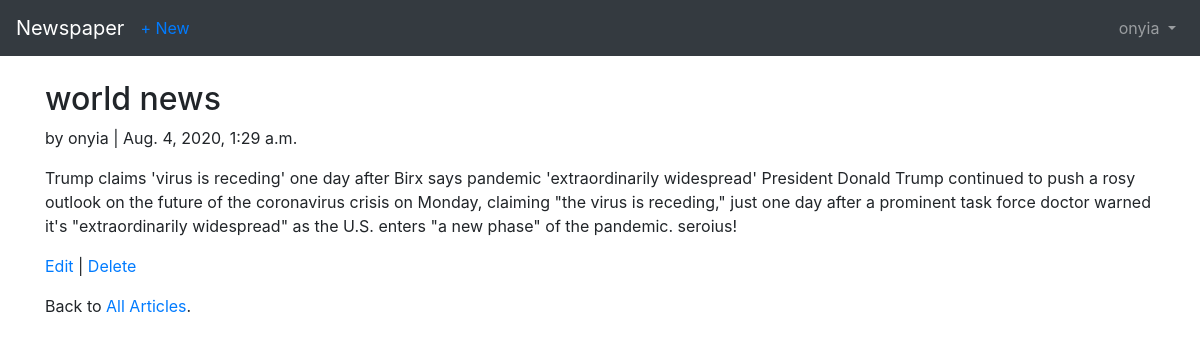
/articles/1/ (signed in), run on the app's committed database.
### users/models.py (models this page shows)
class CustomUser(AbstractUser):
    age = models.PositiveIntegerField(null=True, blank=True)

### articles/models.py (models this page shows, shortened)
class Article(models.Model):
    title = models.CharField(max_length=255)
    body = models.TextField()
    date = models.DateTimeField(auto_now_add=True)
    author = models.ForeignKey(
        get_user_model(),
        on_delete=models.CASCADE,
    )

### articles/views.py (the view)
class ArticleDetailView(LoginRequiredMixin, DetailView):  # new
    model = Article
    template_name = 'article_detail.html'
    login_url = 'login'

### articles/templates/article_detail.html (shortened to what this page needs)
<!DOCTYPE html>
<html lang="en">
<head>
</head>
<body>
{% extends 'base.html' %}
{% block content %}
    <div class="article-entry">
        <h2>{{ object.title }}</h2>
        <p>by {{ object.author }} | {{ object.date }}</p>
        <p>{{ object.body }}</p>
    </div>
        <p><a href="{% url 'article_edit' article.pk %}">Edit</a> |
        <a href="{% url 'article_delete' article.pk %}">Delete</a></p>
        <p>Back to <a href="{% url 'article_list' %}">All Articles</a>.</p>
{% endblock content %}

### users/templates/base.html (shortened to what this page needs)
<!doctype html>
<html lang="en">
<head>
<link rel="stylesheet"
href="https://stackpath.bootstrapcdn.com/bootstrap/4.1.3/css/\
bootstrap.min.css"
integrity="sha384-MCw98/SFnGE8fJT3GXwEOngsV7Zt27NXFoaoApmYm81i\
uXoPkFOJwJ8ERdknLPMO"
>
</head>
<body>
<nav class="navbar navbar-expand-md navbar-dark bg-dark mb-4">
<a class="navbar-brand" href="{% url 'home' %}">Newspaper</a>
{% if user.is_authenticated %}
<ul class="navbar-nav mr-auto">
<li class="nav-item"><a href="{% url 'article_new' %}">+ New</a></li>
</ul>
{% endif %}
<div class="collapse navbar-collapse" id="navbarCollapse">
{% if user.is_authenticated %}
<ul class="navbar-nav ml-auto">
<li class="nav-item">
<a class="nav-link dropdown-toggle" href="#" id="userMenu"
data-toggle="dropdown" aria-haspopup="true"
aria-expanded="false">
{{ user.username }}
</a>
    </li>
</ul>
{% endif %}
</div>
</nav>
<div class="container">
{% block content %}
{% endblock content %}
</div>
</body>
</html>

### data on the page
CustomUser: username "onyia"
Article: title "world news", author "onyia", date "Aug. 4, 2020, 1:29 a.m.", body "Trump claims 'virus is receding' one day after Birx says pandemic 'extraordinarily widespread' President Donald Trump continued to push a rosy outlook on the future of the coronavirus crisis on Monday, claiming \"the virus is receding,\" just one day after a prominent task force doctor warned it's \"extraordinarily widespread\" as the U.S. enters \"a new phase\" of the pandemic. seroius!"
